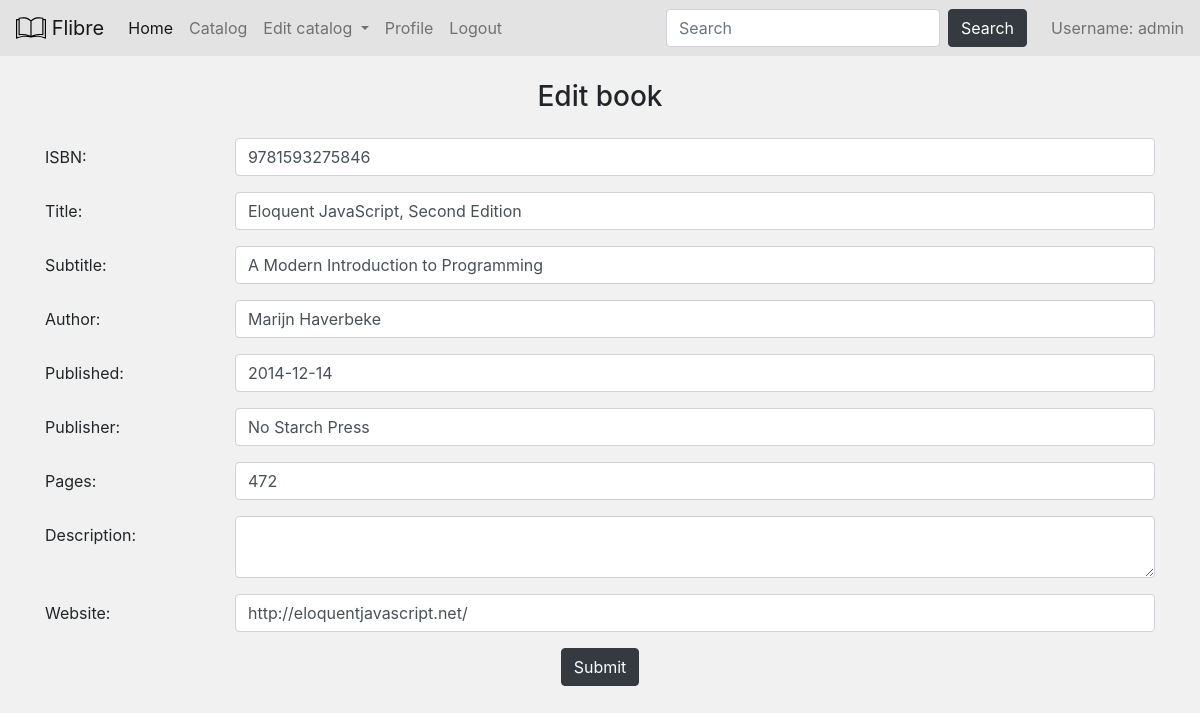
The page /catalog/books/1/edit (signed in) on the database its author committed.
### db_models.py (models this page shows, shortened)
class User(Base):
    __tablename__ = 'users'
    id = Column(Integer, primary_key=True)
    username = Column(String(50))
    email = Column(String(255))
    password = Column(String(255))
    permission_lvl = Column(Integer)
    book_limit = Column(Integer)
    book_ref = relationship('Book', back_populates='user_ref')

class Book(Base):
    __tablename__ = 'books'
    id = Column(Integer, primary_key=True)
    author = Column(String(255))
    description = Column(String(1000))
    isbn = Column(Integer)
    pages = Column(Integer)
    published = Column(String(10))
    publisher = Column(String(255))
    subtitle = Column(String(255))
    title = Column(String(255))
    website = Column(String(255))
    user_id = Column(Integer, ForeignKey('users.id'))
    user_ref = relationship('User', back_populates='book_ref')

### routes.py (the view, shortened to what this page needs)
@app.route('/catalog/books/<int:book_id>/edit', methods=['GET', 'POST'])
@login_required(lvl=1)
def edit_book(book_id):
    if request.method == 'GET':
        db_session = get_session()
        mybook = db_session.query(Book).filter(Book.id == book_id).scalar()
        if not mybook:
            abort(404)
        context = get_default_context()
        context['book'] = mybook
        return render_template('edit_book.html', **context)

### routes.py (called while the page is built)
def get_session(echo=False):
    engine = create_engine('sqlite:///db/database.db', echo=echo)
    db_session = sessionmaker(bind=engine)
    return db_session()

def get_default_context():
    permission_lvl = get_user_auth_lvl()
    context = {'permission_lvl': permission_lvl,
               'user_id': session.get('user_id'),
               'username': session.get('username')}
    return context

def get_user_auth_lvl():
    if not session.get('user_id'):
        return 3
    db_session = get_session()
    user_data = db_session.query(User.permission_lvl) \
                .filter(User.username == session.get('username')) \
                .one()
    return user_data.permission_lvl

def login_required(lvl=3):
    def frame(func):
        @wraps(func)
        def wrapped_func(*args, **kwargs):
            if get_user_auth_lvl() <= lvl:
                return func(*args, **kwargs)
            else:
                flash('Access denied')
                return redirect('/login')
        return wrapped_func
    return frame

### templates/edit_book.html (shortened to what this page needs)
{% extends "layout.html" %}
{% block content %}
<h3 class="mb-4 text-center">Edit book</h3>
<form class="form-group mb-4" action="edit" method="post">
  <div class="form-group row">
    <label class="col-sm-2 col-form-label" for="isbn">ISBN:</label>
    <div class="col-sm-10">
      <input class="form-control" id="isbn" type="text" name="isbn" value="{{ book['isbn'] }}">
    </div>
  </div>
  <div class="form-group row">
    <label class="col-sm-2 col-form-label" for="title">Title:</label>
    <div class="col-sm-10">
      <input class="form-control" id="title" type="text" name="title" value="{{ book['title'] }}">
    </div>
  </div>
  <div class="form-group row">
    <label class="col-sm-2 col-form-label" for="subtitle">Subtitle:</label>
    <div class="col-sm-10">
      <input class="form-control" id="subtitle" type="text" name="subtitle" value="{{ book['subtitle'] }}">
    </div>
  </div>
  <div class="form-group row">
    <label class="col-sm-2 col-form-label" for="author">Author:</label>
    <div class="col-sm-10">
      <input class="form-control" id="author" type="text" name="author" value="{{ book['author'] }}">
    </div>
  </div>
  <div class="form-group row">
    <label class="col-sm-2 col-form-label" for="published">Published:</label>
    <div class="col-sm-10">
      <input class="form-control" id="published" type="text" name="published" value="{{ book['published'] }}">
    </div>
  </div>
  <div class="form-group row">
    <label class="col-sm-2 col-form-label" for="publisher">Publisher:</label>
    <div class="col-sm-10">
      <input class="form-control" id="publisher" type="text" name="publisher" value="{{ book['publisher'] }}">
    </div>
  </div>
  <div class="form-group row">
    <label class="col-sm-2 col-form-label" for="pages">Pages:</label>
    <div class="col-sm-10">
      <input class="form-control" id="pages" type="number" name="pages" value="{{ book['pages'] }}">
    </div>
  </div>
  <div class="form-group row">
    <label class="col-sm-2 col-form-label" for="description">Description:</label>
    <div class="col-sm-10">
      <textarea class="form-control" id="description" type="text" name="description"
                value="{{ book['description'] }}"></textarea>
    </div>
  </div>
  <div class="form-group row">
    <label class="col-sm-2 col-form-label" for="website">Website:</label>
    <div class="col-sm-10">
      <input class="form-control" id="website" type="text" name="website" value="{{ book['website'] }}">
    </div>
  </div>
  <div class="form-group text-center">
    <input class="btn btn-dark mb-2 mx-2" type="submit">
  </div>
</form>
{% endblock %}

### templates/layout.html (shortened to what this page needs)
<!doctype html>
<html lang="en">
<head>
  <link rel="stylesheet" href="https://stackpath.bootstrapcdn.com/bootstrap/4.5.0/css/bootstrap.min.css"
>
  <link href="/static/style.css" rel="stylesheet">
</head>
<body id="bootstrap-overrides">
<nav class="navbar navbar-expand-lg navbar-light bg-navbar mb-4">
  <a class="navbar-brand" href="/">
    <img src="/static/book_logo.svg" width="30" height="30" class="d-inline-block align-top" alt="" loading="lazy">
    Flibre
  </a>
  <div class="collapse navbar-collapse" id="navbarSupportedContent">
    <ul class="navbar-nav mr-auto">
      <li class="nav-item active">
        <a class="nav-link" href="/">Home</a>
      </li>
      <li class="nav-item">
        <a class="nav-link" href="/catalog/books">Catalog</a>
      </li>
      {% if permission_lvl == 1 %}
      <li class="nav-item dropdown">
        <a class="nav-link dropdown-toggle" href="/catalog/books" id="navbarDropdown" role="button"
           data-toggle="dropdown" aria-haspopup="true" aria-expanded="false">
          Edit catalog
        </a>
      </li>
      {% endif %}
      {% if username %}
      <li class="nav-item">
        <a class="nav-link" href="/user/{{ username }}">Profile</a>
      </li>
      <li class="nav-item">
        <a class="nav-link" href="/logout">Logout</a>
      </li>
      {% endif %}
    </ul>
    <form class="form-inline my-2 my-lg-0" action="/search_results" method="GET">
      <input class="form-control mr-sm-2" type="search" name="query" placeholder="Search" aria-label="Search">
      <button class="btn btn-dark mr-4 my-2 my-sm-0" type="submit">Search</button>
    </form>
    {% if username %}
    <span class="navbar-text">
      Username: {{ username }}
    </span>
    {% endif %}
  </div>
</nav>
<div class="container">
  {% block content %}
  {% endblock %}
</div>
</body>
</html>

### static/style.css (style rules this page uses)
body { background-color: #f1f1f1; }
.bg-navbar { background-color: #e3e3e3; }

### rows shown on the page
User: username "admin"
Book: isbn "9781593275846", title "Eloquent JavaScript, Second Edition", subtitle "A Modern Introduction to Programming", author "Marijn Haverbeke", published "2014-12-14", publisher "No Starch Press", pages "472", website "http://eloquentjavascript.net/"
